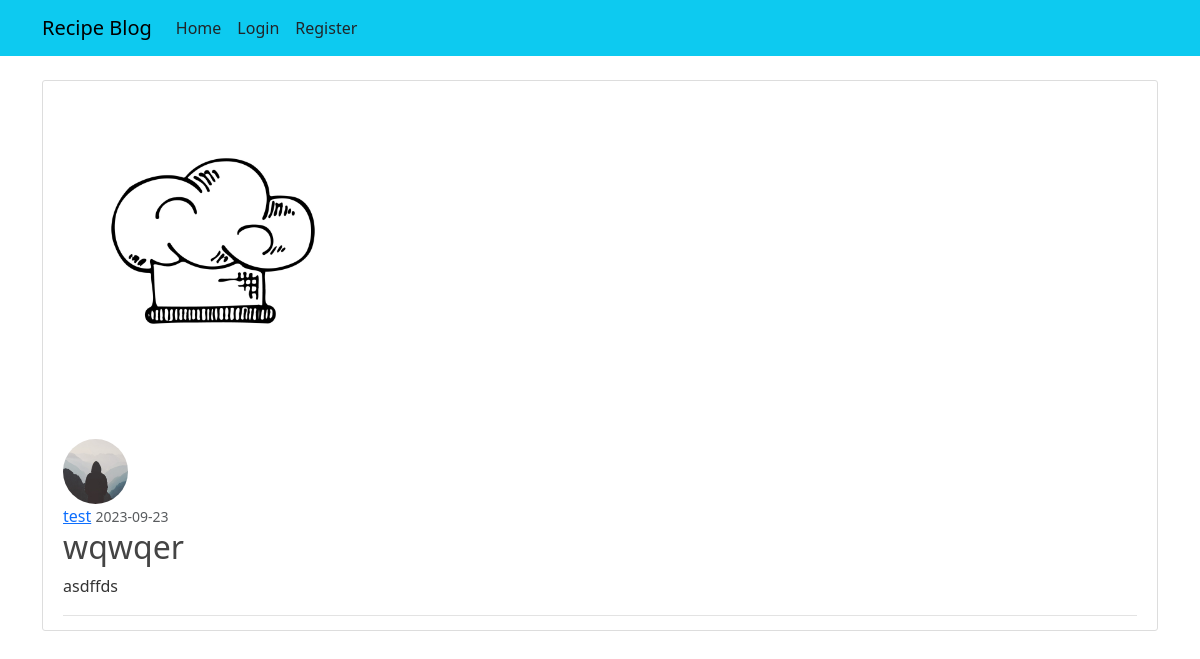
Page /post/10 on the earlier database version.
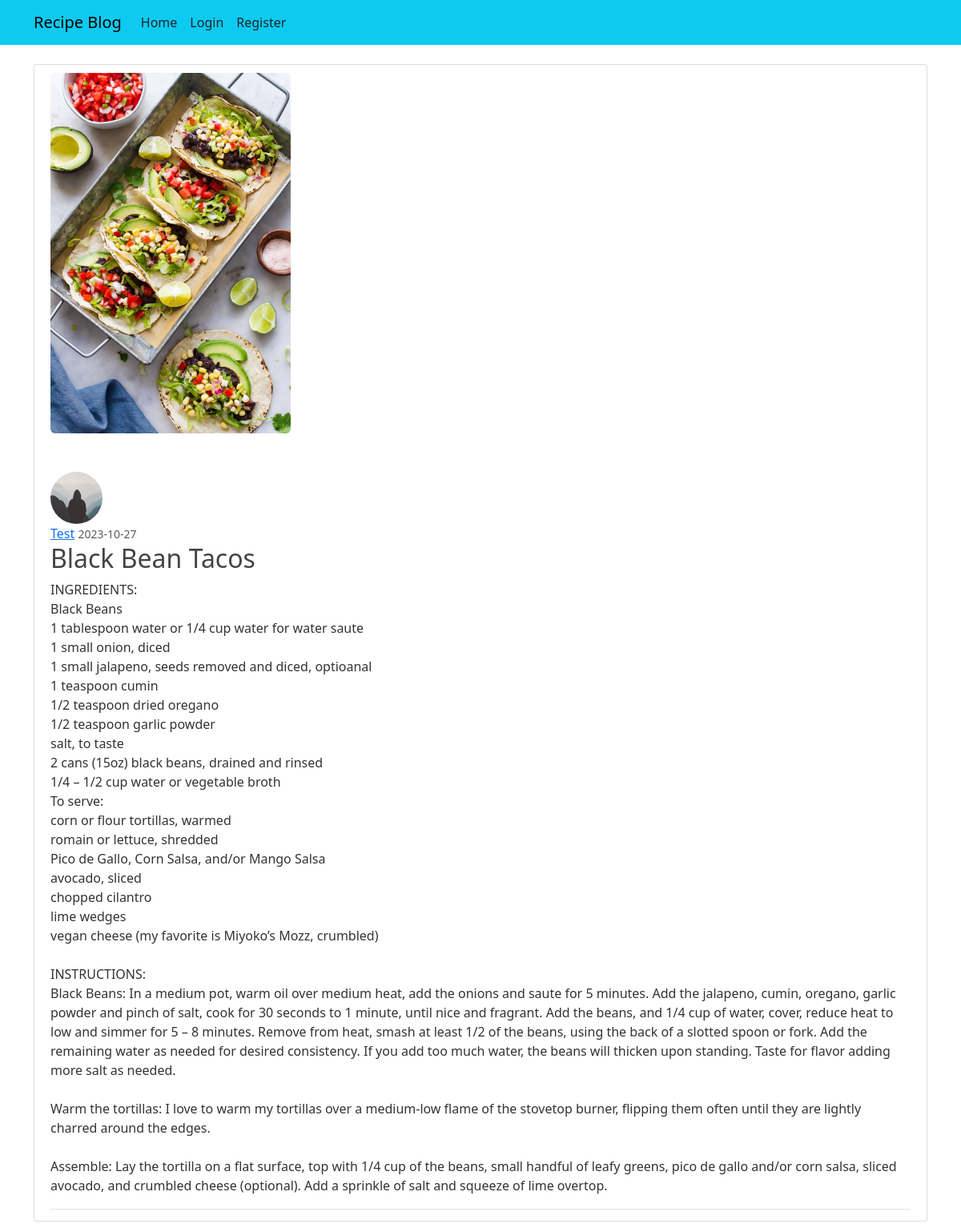
Same page on the later database version.
### recipeblog/models.py (models this page shows, shortened)
class Post(db.Model):
    id = db.Column(db.Integer, primary_key=True)
    title = db.Column(db.String(100), nullable=False)
    date_posted = db.Column(db.DateTime, nullable=False,
                            default=datetime.utcnow)
    content = db.Column(db.Text, nullable=False)
    image = db.Column(db.String(20), nullable=False, default='default2.jpg')
    user_id = db.Column(db.Integer, db.ForeignKey('user.id'), nullable=False)

class User(db.Model, UserMixin):
    id = db.Column(db.Integer, primary_key=True)
    username = db.Column(db.String(20), unique=True, nullable=False)
    email = db.Column(db.String(120), unique=True, nullable=False)
    image = db.Column(db.String(20), nullable=False, default='default.jpg')
    password = db.Column(db.String(60), nullable=False)
    posts = db.relationship('Post', backref='author', lazy=True)

### recipeblog/routes.py (the view)
@app.route("/post/<int:post_id>")
def post(post_id):
    post = Post.query.get_or_404(post_id)
    return render_template('post.html', title=post.title, post=post)

### recipeblog/templates/post.html (shortened to what this page needs)
{% extends "layout.html" %}
{% block content %}
<article class="media content-section">
    <form method="POST" action="" >
        <div class="mb-5">
            <img class="rounded" src=" {{ url_for('static', filename='recipe_pics/' + post.image)  }}" width="300" ,height="300">
        </div>
        <div>
        <img class="rounded-circle article-img" src=" {{ url_for('static', filename='profile_pics/' + post.author.image)  }}">
        </div>
        <div class="media-body">
            <div class="article-metadata">
                <a class="mr-2" href="#">{{ post.author.username }}</a>
                <small class="text-muted">{{ post.date_posted.strftime('%Y-%m-%d') }}</small>
                        <h2 class="article-title">{{ post.title }}</h2>
            <p class="article-content">{{ post.content }}</p>
        </div>
    </article>
{% endblock content %}

### recipeblog/templates/layout.html (shortened to what this page needs)
<!DOCTYPE html>
<html lang="en">
<head>
    <link href="https://cdn.jsdelivr.net/npm/bootstrap@5.3.1/dist/css/bootstrap.min.css" rel="stylesheet">
    <link rel="stylesheet" type="text/css" href="{{ url_for('static', filename='main.css') }}">
</head>
<body>
    <header class="site-header">
        <nav class="navbar navbar-expand-md navbar bg-info fixed-top col-12">
            <div class="container">
                <a class="navbar-brand mr-4" href="/">Recipe Blog</a>
            <div class="collapse navbar-collapse" id="navbarToggle">
            <div class="navbar-nav mr-auto col-8">
                <a class="nav-item nav-link text-dark" href="{{ url_for('home')}}">Home</a>
                {% if current_user.is_authenticated %}
                <a class="nav-item nav-link text-dark" href="{{ url_for('new_post')}}">New Post</a>
                <a class="nav-item nav-link text-dark" href="{{ url_for('favorites')}}">Favorites</a>
                <a class="nav-item nav-link text-dark" href="{{ url_for('account')}}">Account</a>
                <a class="nav-item nav-link text-dark" href="{{ url_for('logout')}}">Logout</a>
                {% else %}
                <a class="nav-item nav-link ml-auto text-dark" href="{{ url_for('login')}}">Login</a>
                <a class="nav-item nav-link ml-auto text-dark" href="{{ url_for('register')}}">Register</a>
                {% endif %}
            </div>
            </div>
        </div>
        </nav>
    </header>
    <main role="main" class="container">
        <div class="row">
        <div class="col-md-12">
            {% block content %}{% endblock %}
        </div>
        </div>
    </main>
</body>
</html>

### recipeblog/static/main.css (style rules this page uses)
body { background: #ffffff; color: #333333; margin-top: 5rem; }
h1, h2, h3, h4, h5, h6 { color: #444444; }
.site-header .navbar-nav .nav-link { color: #cbd5db; }
.content-section { background: #ffffff; padding: 10px 20px; border: 1px solid #dddddd; border-radius: 3px; margin-bottom: 20px; }
.article-title { color: #444444; }
.article-content { white-space: pre-line; }
.article-img { height: 65px; width: 65px; margin-right: 16px; }
.article-metadata { padding-bottom: 1px; margin-bottom: 4px; border-bottom: 1px solid #e3e3e3 }

Differences in the rows shown:
no longer on this page (row edited): User: image (placeholder picture), author.username "test"
changed Post: image: picture added in place of a placeholder; date_posted "2023-09-23" → "2023-10-27"; title "wqwqer" → "Black Bean Tacos"; content "asdffds" → "INGREDIENTS: Black Beans 1 tablespoon water or 1/4 cup water for water saute 1 small onion, diced 1 small jalapeno, seeds removed and diced, optioanal 1 teaspoon cumin 1/2 teaspoon dried oregano 1/2 teaspoon garlic powder salt, to taste 2 cans (15oz) black beans, drained and rinsed 1/4 – 1/2 cup water or vegetable broth To serve: corn or flour tortillas, warmed romain or lettuce, shredded Pico de Gallo, Corn Salsa, and/or Mango Salsa avocado, sliced chopped cilantro lime wedges vegan cheese (my favorite is Miyoko’s Mozz, crumbled) INSTRUCTIONS: Black Beans: In a medium pot, warm oil over medium heat, add the onions and saute for 5 minutes. Add the jalapeno, cumin, oregano, garlic powder and…"
added User: image (placeholder picture), author.username "Test"
